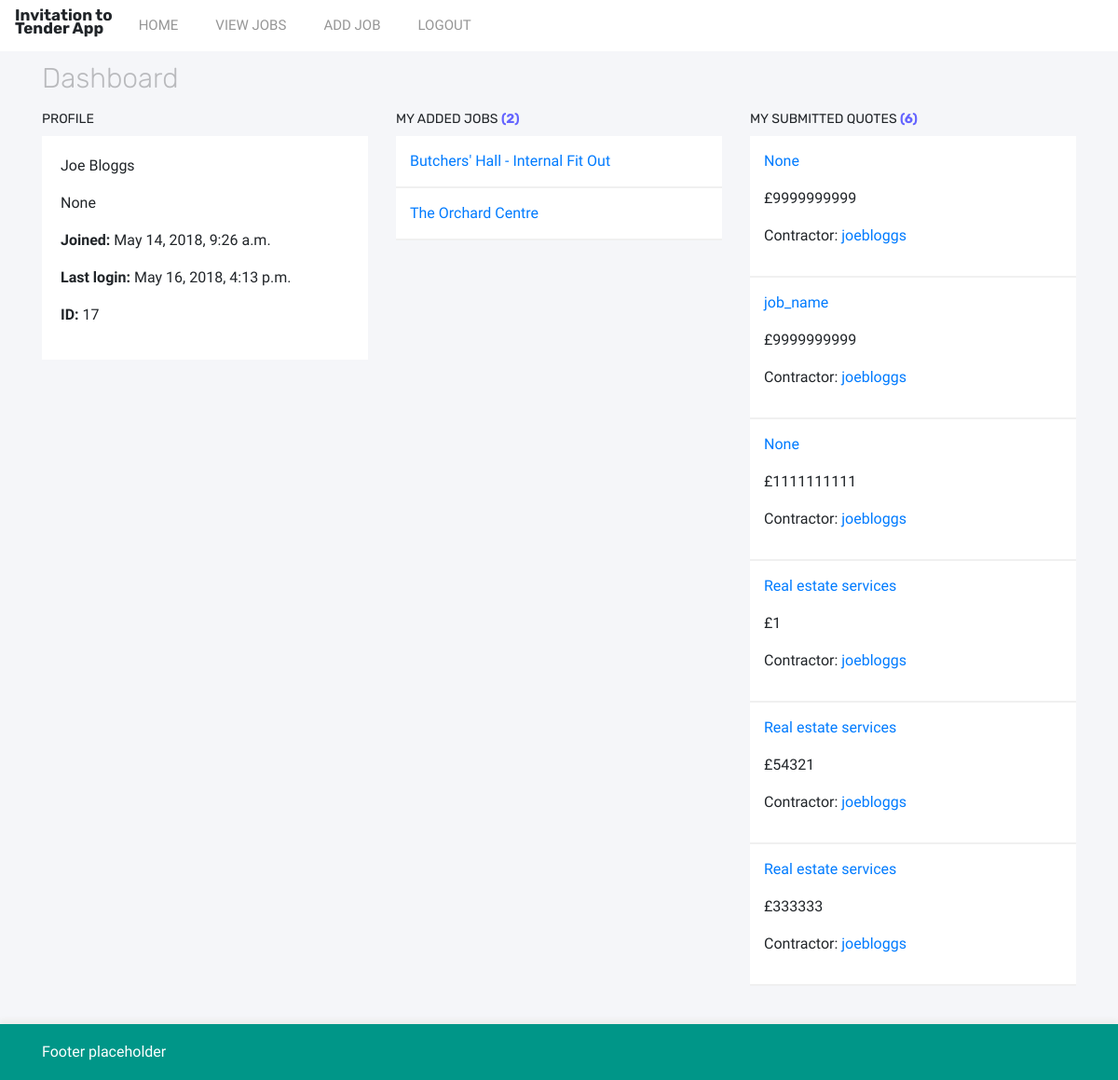
/ (signed in), run on an earlier commit of the app's database.
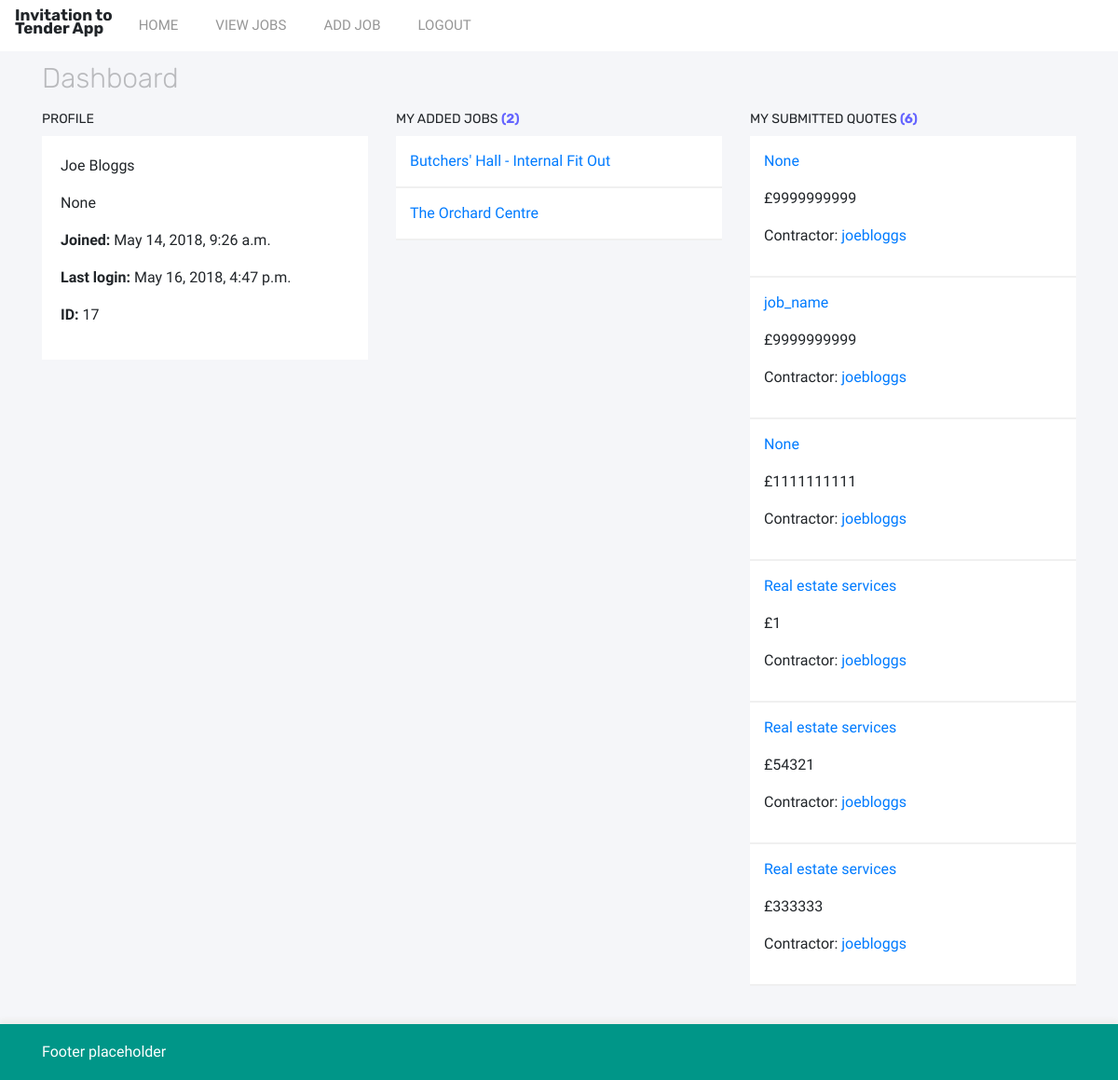
And on a later commit of the database.
### prototype/models.py (models this page shows)
class CustomUser(AbstractUser):
    name = models.CharField(blank=True, max_length=255)
    first_name = models.CharField(max_length=100, blank=True)
    second_name = models.CharField(max_length=100, blank=True)
    company = models.ForeignKey('Company', on_delete=models.SET_NULL, null=True)
    def __str__(self):
        return self.username

### prototype/views.py (the view)
# urls.py: path('', views.Dashboard.as_view(), name='index'),
class Dashboard(generic.DetailView):
    template_name = 'index.html'
    def get(self, request, *args, **kwargs):
        user = self.request.user
        job_list = Job.objects.filter(added_by__exact=user.id)
        quotes = Quote.objects.filter(quote_added_by__exact=user.id)
        return render(request, self.template_name, {'job_list': job_list, 'user': user, 'quotes': quotes})

### prototype/models.py (called while the page is built)
    def get_absolute_url(self):
        return reverse('job_detail', args=[str(self.id)])

### prototype/templates/index.html (shortened to what this page needs)
{% extends 'base.html' %}
{% block content %}
{% if user.is_authenticated %}
<div class="row">
  <div class="col">
    <h1 class="page-title">Dashboard</h1>
  </div>
</div>
<div class="row">
  <div class="col-4">
    <h3 class="panel-title">Profile</h3>
    <div class="dashboard-panel-light">
      <p>{{user.first_name}} {{user.second_name}}</p>
      <p>{{user.company}}</p>
      <p><strong>Joined:</strong> {{user.date_joined}}</p>
      <p><strong>Last login:</strong> {{user.last_login}}</p>
      <p><strong>ID:</strong> {{user.id}}</p>
    </div>
  </div>
  <div class="col-4">
    <h3 class="panel-title">My added jobs <span class="db-counter">({{job_list|length}})</span></h3>
    <div class="dashboard-panel-rows">
      {% if job_list %}
        {% for j in job_list %}
          <a href="{{ j.get_absolute_url }}">
            <div class="panel-row">
              {{j.name}}
            </div>
          </a>
        {% endfor %}
      {% else %}
        <div class="empty-list">
          <p class="no-records-found">You have not added any jobs yet. Click <a href="{% url 'add_job' %}">add job</a> to add a new job.</p>
        </div>
      {% endif %}
    </div>
  </div>
  <div class="col-4">
    <h3 class="panel-title">My submitted quotes <span class="db-counter">({{quotes|length}})</span></h3>
    <div class="dashboard-panel-rows">
      {% if quotes %}
        {% for q in quotes %}
          <div class="panel-row">
            <p><a href="#">{{q.job_name}}</a></p>
            <p>£{{q.value}}</p>
            <p>Contractor: <a href="#">{{q.quote_added_by}}</a></p>
          </div>
        {% endfor %}
      {% else %}
        <div class="empty-list">
          <p class="no-records-found">You have not added any quotes yet. To add a quote, view a job and click submit quote.</p>
        </div>
      {% endif %}
    </div>
  </div>
</div>
{% endif %}
{% endblock %}

What changed in the data, as far as the page shows it:
changed CustomUser "Joe": last_login "May 16, 2018, 4:13 p.m." → "May 16, 2018, 4:47 p.m."
